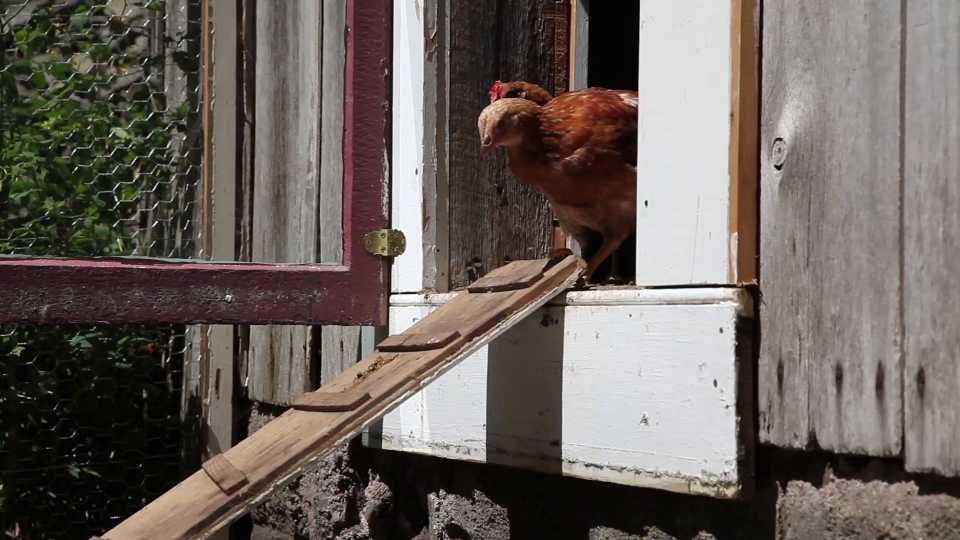
#> input picture frame 35 of chickens.mp4, 1920 x 1080 px (shown at 1/2 size)
$ python KLT.py
#> lines starting #> are read from the running program, lines starting #| are printed output that depends on the picture; after the words box and inside, x2 and y2 are one past the last pixel; in counts of white or black regions, pixels touching at a corner belong together
# The KLT tracker is an optical flow-based tracking algorithm that tracks keypoints in consecutive frames.

import cv2
import numpy as np

# Load a video file
input_source = 'chickens.mp4'  # Replace with your file path

# Create a VideoCapture object for video input
cap = cv2.VideoCapture(input_source)
if not cap.isOpened():
    print("Error: Could not open video.")
    exit()

# Read the first frame
ret, frame = cap.read()
#> frame is the input picture: shape (1080, 1920, 3); mean B, G, R 92.4, 98.4, 106.9
if not ret:
    print("Error: Could not read the first frame.")
    cap.release()
    exit()

# Convert the frame to grayscale for tracking
gray = cv2.cvtColor(frame, cv2.COLOR_BGR2GRAY)
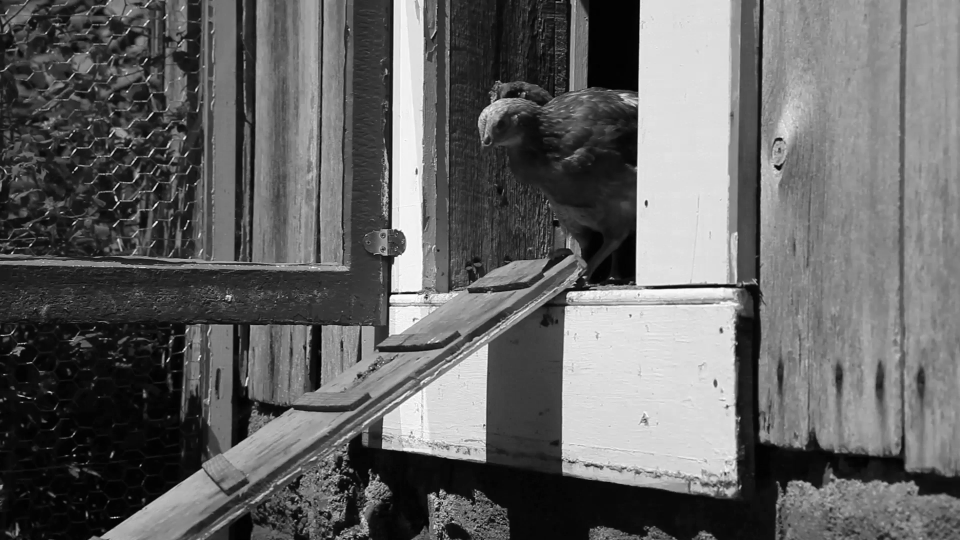
#> gray: shape (1080, 1920) (shown at 1/2 size); min 0, max 255, mean 100.2

# Initialize the KLT tracker
feature_params = dict(maxCorners=100, qualityLevel=0.3, minDistance=7, blockSize=7)
lk_params = dict(winSize=(15, 15), maxLevel=2, criteria=(cv2.TERM_CRITERIA_EPS | cv2.TERM_CRITERIA_COUNT, 10, 0.03))
p0 = cv2.goodFeaturesToTrack(gray, mask=None, **feature_params)
#> p0 = 100 rows, first 8: [784, 582], [234, 402], [376, 442], [790, 516], [852, 596], [502, 652], [1270, 568], [882, 1006]

# Create a mask to visualize the tracked points
mask = np.zeros_like(frame)

while True:
    # Read the next frame
    ret, frame = cap.read()
    if not ret:
        break

    # Convert the frame to grayscale
    gray = cv2.cvtColor(frame, cv2.COLOR_BGR2GRAY)

    # Calculate optical flow using the KLT tracker
    p1, st, err = cv2.calcOpticalFlowPyrLK(gray, gray, p0, None, **lk_params)
#> p1 has the same summary as p0; st = 100 values from 1 to 1; err = 100 values from 0 to 0

    # Select good points
    good_new = p1[st == 1]
#> good_new = 100 pairs, first value 3 to 1564, second value 59 to 1077
    good_old = p0[st == 1]
#> good_old has the same summary as good_new

    # Draw the tracks
    for i, (new, old) in enumerate(zip(good_new, good_old)):
        a, b = new.ravel()
        c, d = old.ravel()
        a, b, c, d = int(a), int(b), int(c), int(d)  # Ensure they are integers
        img = cv2.line(mask, (a, b), (c, d), (0, 0, 255), 2)
        img = cv2.circle(frame, (a, b), 5, (0, 0, 255), -1)
#> this loop made 100 passes
#> (a, b, c, d) on passes 1 to 12: (784, 582, 784, 582), (234, 402, 234, 402), (376, 442, 376, 442), (790, 516, 790, 516), (852, 596, 852, 596), (502, 652, 502, 652), (1270, 568, 1270, 568), (882, 1006, 882, 1006), (766, 895, 766, 895), (969, 850, 969, 850), (780, 615, 780, 615), (148, 910, 148, 910)
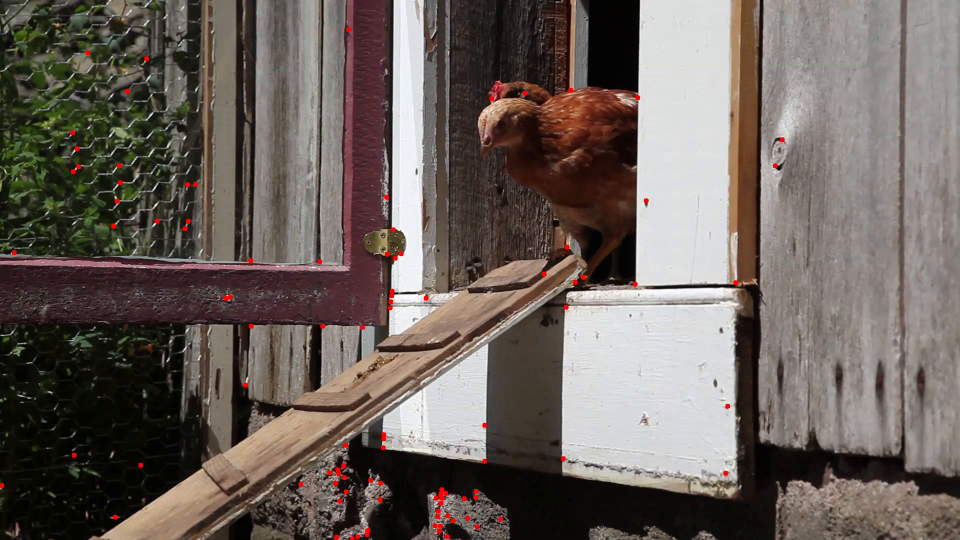
#> frame: shape (1080, 1920, 3) (shown at 1/2 size); mean B, G, R 92, 98, 107.5
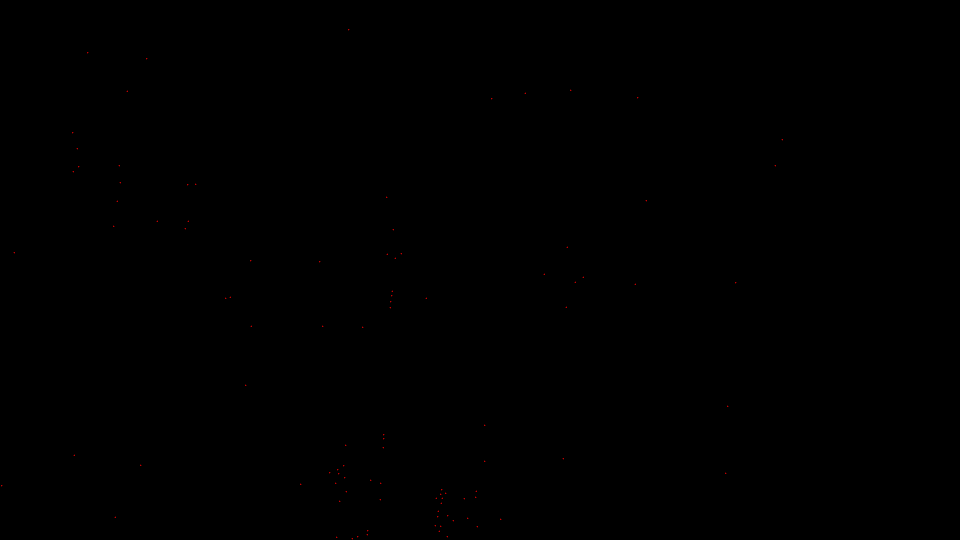
#> mask: shape (1080, 1920, 3) (shown at 1/2 size); mean of channels 0, 1, 2 0, 0, 0.1; drawn as B, G, R

    img = cv2.add(frame, mask)

    # Display the frame with the tracks
    cv2.imshow('KLT Tracker', img)

    # Exit the loop if the user presses the 'q' key
    if cv2.waitKey(1) & 0xFF == ord('q'):
#> (key q is pressed here)
        break

# Release the video capture object and close the OpenCV windows
cap.release()
cv2.destroyAllWindows()

$ run again, starting later in the video
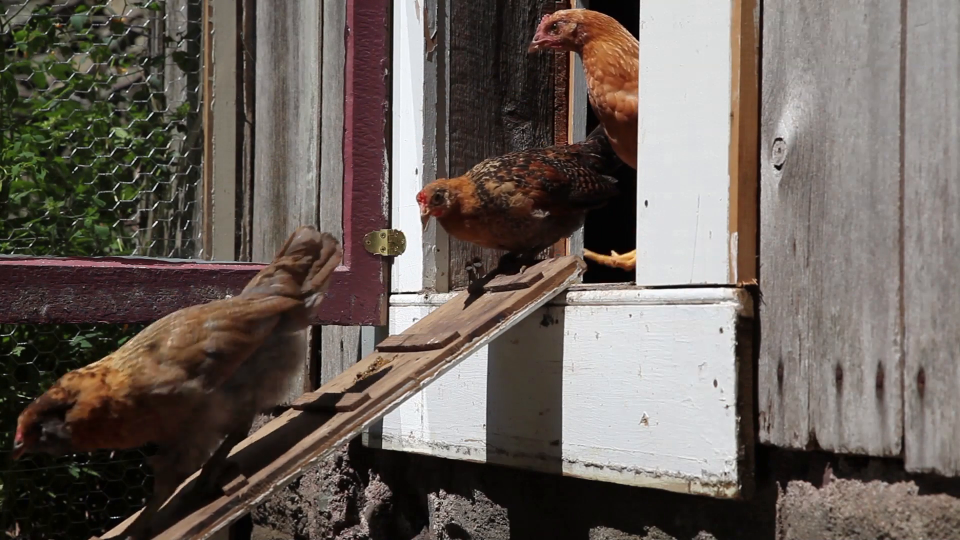
#> input picture frame 159 of chickens.mp4, 1920 x 1080 px (shown at 1/2 size)
#> frame is the input picture: shape (1080, 1920, 3); mean B, G, R 90.5, 97.1, 106.4
#> p0 = 100 rows, first 8: [234, 402], [784, 582], [376, 442], [852, 596], [790, 516], [766, 895], [1270, 567], [882, 1005]
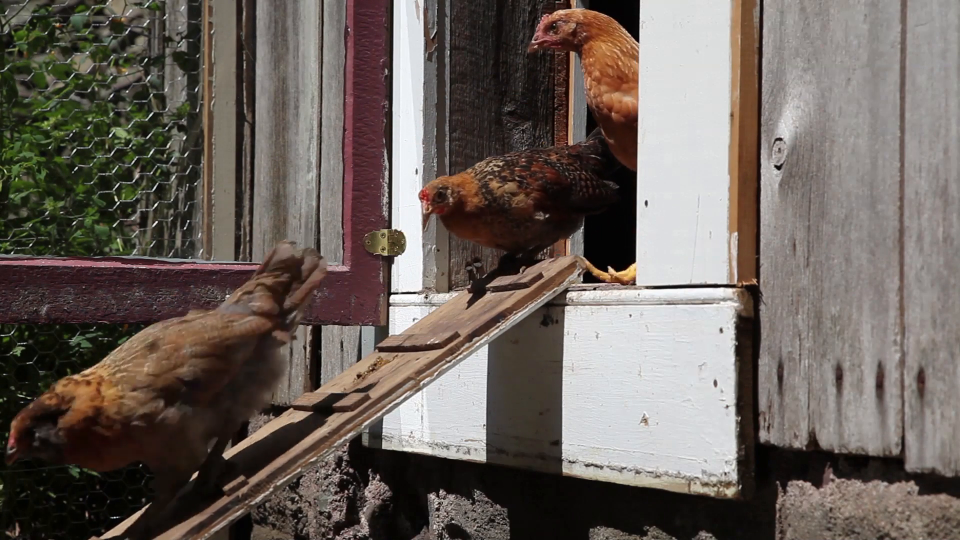
#> input picture frame 160 of chickens.mp4, 1920 x 1080 px (shown at 1/2 size)
#> frame is the input picture: shape (1080, 1920, 3); mean B, G, R 91.1, 97.7, 107.1
#> p1 has the same summary as p0; st = 100 values, max 1 at index 0, min 0 at index 8, mean 0.97; err = 100 values, max 1.22e-42 at index 10, min 0 at index 0, mean 1.26e-44
#> good_new = 97 pairs, first value 28 to 1564, second value 15 to 1077
#> good_old has the same summary as good_new
#> the loop `for i, (new, old) in enumerate(zip(good_new, good_old)):` made 97 passes
#> (a, b, c, d) on passes 1 to 8: (234, 402, 234, 402), (784, 582, 784, 582), (376, 442, 376, 442), (852, 596, 852, 596), (790, 516, 790, 516), (766, 895, 766, 895), (1270, 567, 1270, 567), (882, 1005, 882, 1005)
#> after the loop `for i, (new, old) in enumerate(zip(good_new, good_old)):`:
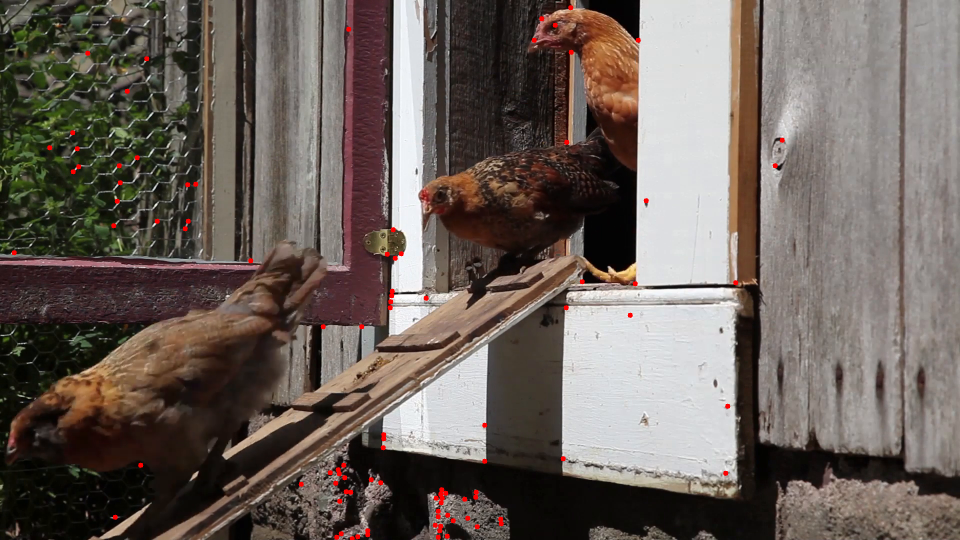
#> frame: shape (1080, 1920, 3) (shown at 1/2 size); 0.38% of pixels changed, all inside (x1, y1, x2, y2) = (23, 10, 1570, 1080)

$ run again, starting later in the video
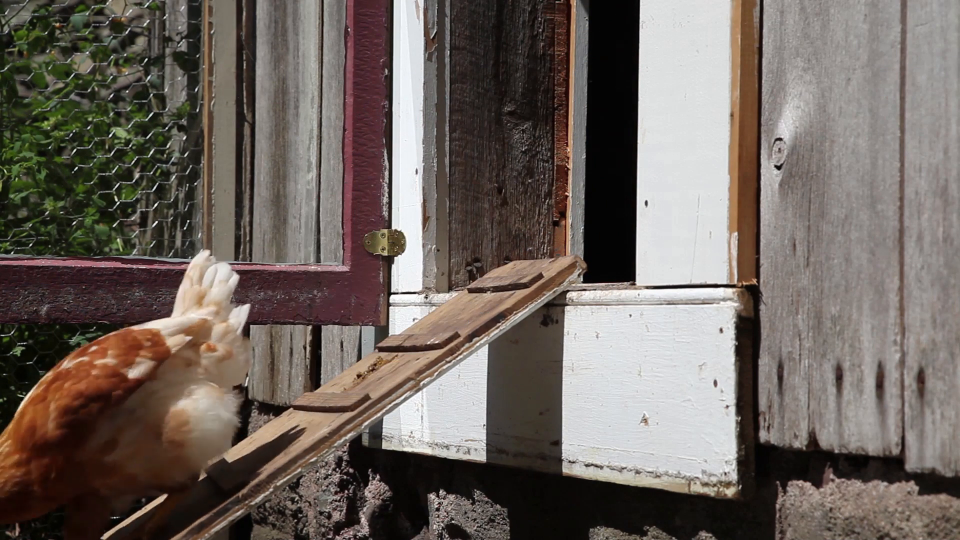
#> input picture frame 283 of chickens.mp4, 1920 x 1080 px (shown at 1/2 size)
#> frame is the input picture: shape (1080, 1920, 3); mean B, G, R 94.3, 100.9, 110.5
#> p0 = 100 rows, first 8: [234, 402], [784, 582], [376, 442], [790, 516], [852, 596], [882, 1006], [766, 895], [502, 652]
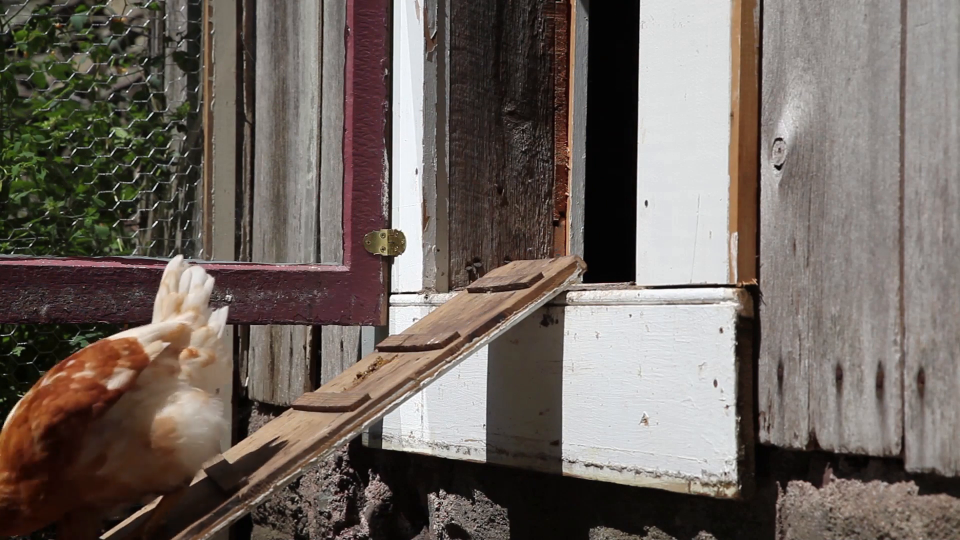
#> input picture frame 284 of chickens.mp4, 1920 x 1080 px (shown at 1/2 size)
#> frame is the input picture: shape (1080, 1920, 3); mean B, G, R 94.8, 101.3, 110.8
#> p1 has the same summary as p0; st = 100 values from 1 to 1; err = 100 values from 0 to 0
#> good_new = 100 pairs, first value 28 to 1564, second value 58 to 1077
#> good_old has the same summary as good_new
#> the loop `for i, (new, old) in enumerate(zip(good_new, good_old)):` made 100 passes
#> (a, b, c, d) on passes 1 to 8: (234, 402, 234, 402), (784, 582, 784, 582), (376, 442, 376, 442), (790, 516, 790, 516), (852, 596, 852, 596), (882, 1006, 882, 1006), (766, 895, 766, 895), (502, 652, 502, 652)
#> after the loop `for i, (new, old) in enumerate(zip(good_new, good_old)):`:
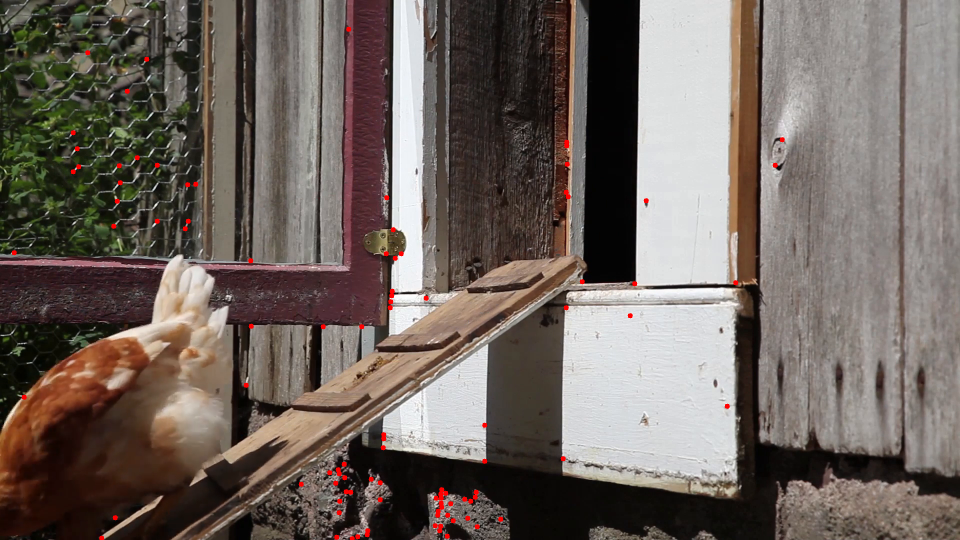
#> frame: shape (1080, 1920, 3) (shown at 1/2 size); 0.39% of pixels changed, all inside (x1, y1, x2, y2) = (23, 53, 1570, 1080)
